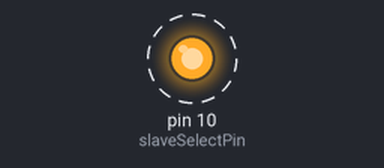
A sketch run on a simulated Arduino Uno, built with avr-gcc and run on an emulated ATmega328P. Parts: output pins drawn as LEDs (lit = HIGH). Dashed ring = blinking.

Above: at 0.6 s.
Timing chart, 0 to 3.0 s (numbered marks = the images above):
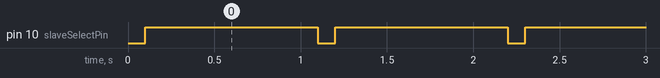

The sketch:

2023-05-07_UNO_SDLOG.ino
```cpp
#include <SPI.h>

const int slaveSelectPin = 10;

void setup() {
  SPI.begin();
  pinMode(slaveSelectPin, OUTPUT);
  digitalWrite(slaveSelectPin, HIGH);
}

void loop() {
  digitalWrite(slaveSelectPin, LOW);
  delay(100);
  SPI.transfer(0x55); // Send a byte of data
  digitalWrite(slaveSelectPin, HIGH);
  delay(1000); // Wait for 10 milliseconds before sending the next byte
}
```

Measured:
- by itself, pin 10 (slaveSelectPin): alternates HIGH for 1.0 s and LOW for 0.10 s
